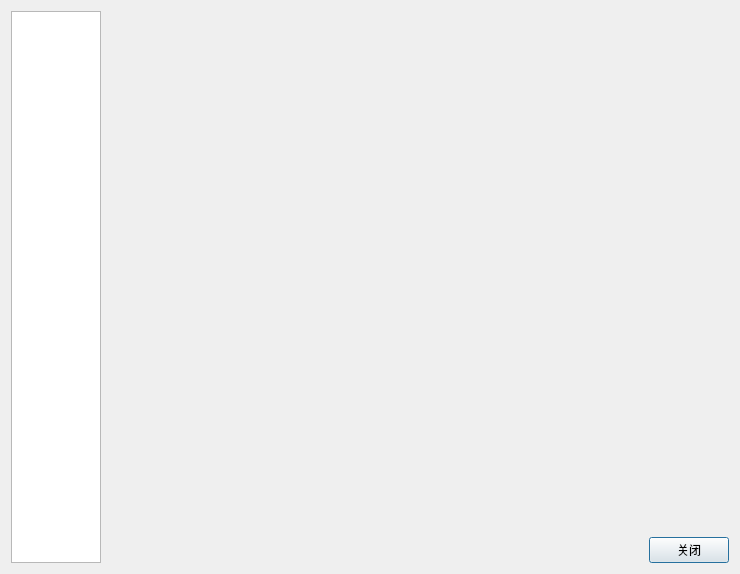
<?xml version="1.0" encoding="UTF-8"?>
<ui version="4.0">
 <class>ConfigureDialog</class>
 <widget class="QDialog" name="ConfigureDialog">
  <property name="geometry">
   <rect>
    <x>0</x>
    <y>0</y>
    <width>740</width>
    <height>574</height>
   </rect>
  </property>
  <property name="windowTitle">
   <string>Dialog</string>
  </property>
  <layout class="QHBoxLayout" name="horizontalLayout_2">
   <item>
    <widget class="QListWidget" name="listWidget">
     <property name="maximumSize">
      <size>
       <width>90</width>
       <height>16777215</height>
      </size>
     </property>
    </widget>
   </item>
   <item>
    <layout class="QVBoxLayout" name="verticalLayout">
     <item>
      <widget class="QStackedWidget" name="stackedWidget">
       <property name="currentIndex">
        <number>-1</number>
       </property>
      </widget>
     </item>
     <item>
      <layout class="QHBoxLayout" name="horizontalLayout">
       <item>
        <spacer name="horizontalSpacer">
         <property name="orientation">
          <enum>Qt::Horizontal</enum>
         </property>
         <property name="sizeHint" stdset="0">
          <size>
           <width>40</width>
           <height>20</height>
          </size>
         </property>
        </spacer>
       </item>
       <item>
        <widget class="QPushButton" name="pushButton">
         <property name="text">
          <string>关闭</string>
         </property>
        </widget>
       </item>
      </layout>
     </item>
    </layout>
   </item>
  </layout>
 </widget>
 <resources/>
 <connections/>
</ui>
